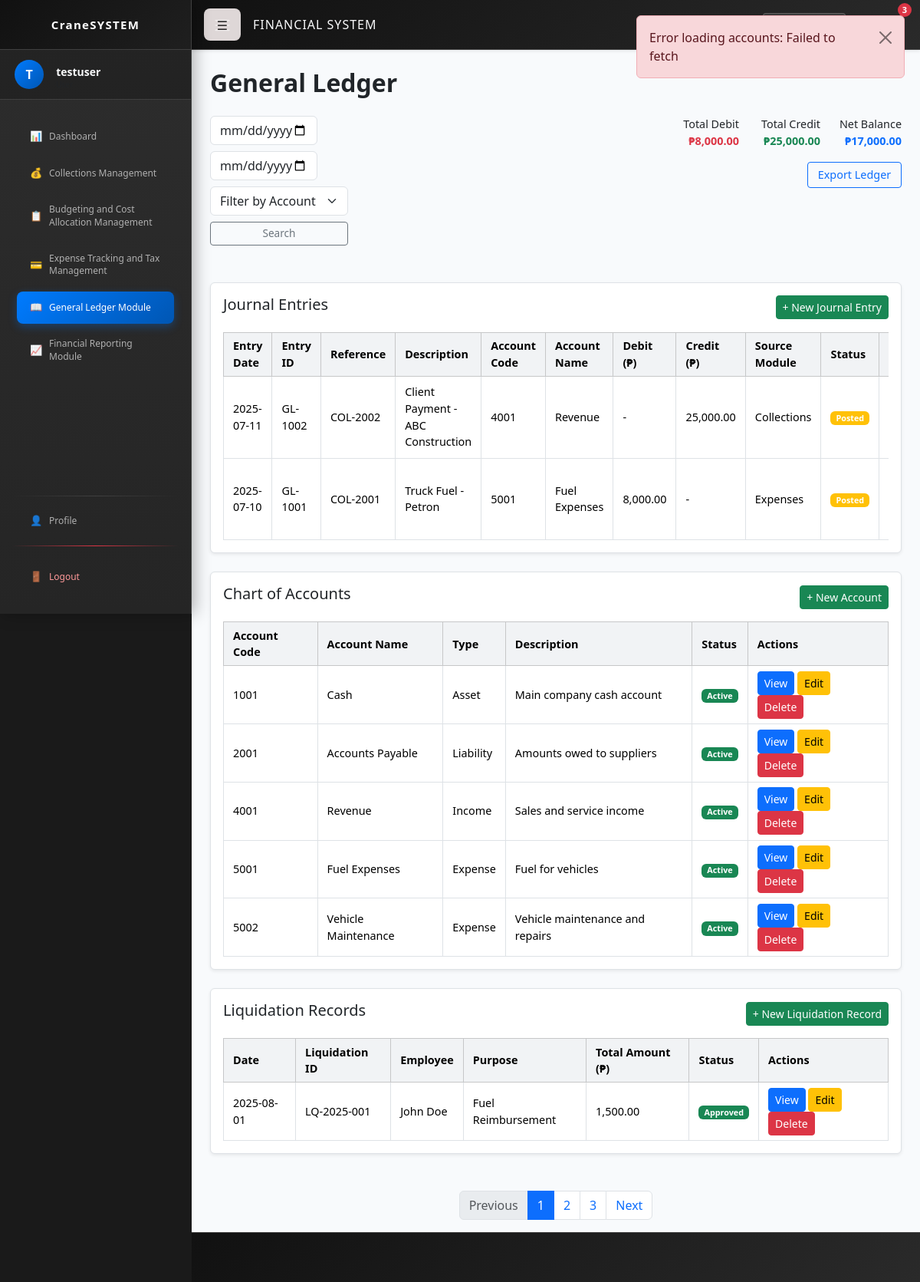
The page /financial_ledger.php (signed in) on the database its author committed.
### tables this page shows
CREATE TABLE `journal_entries` (
  `id` int(11) NOT NULL,
  `entry_id` varchar(20) NOT NULL,
  `date` date NOT NULL,
  `account_code` varchar(10) NOT NULL,
  `debit` decimal(15,2) DEFAULT 0.00,
  `credit` decimal(15,2) DEFAULT 0.00,
  `description` text NOT NULL,
  `reference` varchar(50) DEFAULT NULL,
  `source_module` varchar(50) DEFAULT NULL,
  `approved_by` varchar(100) DEFAULT NULL,
  `status` enum('Draft','Posted','Cancelled') DEFAULT 'Posted',
  `created_at` timestamp NOT NULL DEFAULT current_timestamp(),
  `updated_at` timestamp NOT NULL DEFAULT current_timestamp() ON UPDATE current_timestamp()
);

CREATE TABLE `chart_of_accounts` (
  `id` int(11) NOT NULL,
  `account_code` varchar(10) NOT NULL,
  `account_name` varchar(100) NOT NULL,
  `account_type` enum('Asset','Liability','Equity','Income','Expense') NOT NULL,
  `description` text DEFAULT NULL,
  `status` enum('Active','Inactive') DEFAULT 'Active',
  `created_at` timestamp NOT NULL DEFAULT current_timestamp(),
  `updated_at` timestamp NOT NULL DEFAULT current_timestamp() ON UPDATE current_timestamp()
);

CREATE TABLE `liquidation_records` (
  `id` int(11) NOT NULL,
  `liquidation_id` varchar(20) NOT NULL,
  `date` date NOT NULL,
  `employee` varchar(100) NOT NULL,
  `purpose` text NOT NULL,
  `total_amount` decimal(15,2) NOT NULL,
  `status` enum('Pending','Approved','Rejected') DEFAULT 'Pending',
  `created_at` timestamp NOT NULL DEFAULT current_timestamp(),
  `updated_at` timestamp NOT NULL DEFAULT current_timestamp() ON UPDATE current_timestamp()
);

### ledger_functions.php (called while the page is built, shortened)
<?php
require_once 'db.php';
function getJournalEntries($fromDate = null, $toDate = null, $accountCode = null, $limit = 50, $offset = 0) {
    global $conn;
    $sql = "SELECT je.*, coa.account_name
            FROM journal_entries je
            JOIN chart_of_accounts coa ON je.account_code = coa.account_code
            WHERE 1=1";
    $params = [];
    $types = "";
    $sql .= " ORDER BY je.date DESC, je.id DESC LIMIT ? OFFSET ?";
    $params[] = $limit;
    $params[] = $offset;
    $types .= "ii";
    $stmt = $conn->prepare($sql);
    if ($types) {
        $stmt->bind_param($types, ...$params);
    }
    $stmt->execute();
    $result = $stmt->get_result();
    return $result->fetch_all(MYSQLI_ASSOC);
}
function getChartOfAccounts() {
    global $conn;
    $sql = "SELECT * FROM chart_of_accounts WHERE status = 'Active' ORDER BY account_code";
    $result = $conn->query($sql);
    return $result->fetch_all(MYSQLI_ASSOC);
}
function getLiquidationRecords($limit = 50, $offset = 0) {
    global $conn;
    $sql = "SELECT * FROM liquidation_records ORDER BY date DESC, id DESC LIMIT ? OFFSET ?";
    $stmt = $conn->prepare($sql);
    $stmt->bind_param("ii", $limit, $offset);
    $stmt->execute();
    $result = $stmt->get_result();
    return $result->fetch_all(MYSQLI_ASSOC);
}
function getLedgerSummary($fromDate = null, $toDate = null) {
    global $conn;
    $sql = "SELECT
                SUM(debit) as total_debit,
                SUM(credit) as total_credit,
                (SUM(credit) - SUM(debit)) as net_balance
            FROM journal_entries
            WHERE 1=1";
    $types = "";
    $stmt = $conn->prepare($sql);
    $stmt->execute();
    $result = $stmt->get_result();
    return $result->fetch_assoc();
}
function calculateRunningBalance($entries) {
    $runningBalance = 0;
    foreach ($entries as &$entry) {
        $runningBalance += ($entry['credit'] - $entry['debit']);
    }
    return $entries;
}
function formatCurrency($amount) {
    return number_format($amount, 2);
}
?>

### financial_ledger.php (the view, shortened to what this page needs)
<?php
require_once 'ledger_functions.php';
$fromDate = $_GET['from_date'] ?? '';
$toDate = $_GET['to_date'] ?? '';
$accountCode = $_GET['account_code'] ?? '';
$entries = getJournalEntries($fromDate, $toDate, $accountCode);
$entries = calculateRunningBalance($entries);
$summary = getLedgerSummary($fromDate, $toDate);
$accounts = getChartOfAccounts();
$liquidations = getLiquidationRecords();
?>
<!DOCTYPE html>
<html lang="en">
<head>
  <link href="https://cdn.jsdelivr.net/npm/bootstrap@5.3.3/dist/css/bootstrap.min.css" rel="stylesheet" />
  <link rel="stylesheet" href="css/style.css" />
</head>
<body>
<?php include 'sidebar_navbar.php'; ?>
<div class="main-content">
  <div class="container-fluid mt-4 px-4">
    <h2 class="fw-bold mb-4">General Ledger</h2>
    <div class="d-flex justify-content-between align-items-start mb-3 flex-wrap gap-3">
      <form method="GET" class="d-flex flex-column gap-2" style="max-width: 250px;">
        <input type="date" name="from_date" value="<?= htmlspecialchars($fromDate) ?>" class="form-control date-input" placeholder="From Date" />
        <input type="date" name="to_date" value="<?= htmlspecialchars($toDate) ?>" class="form-control date-input" placeholder="To Date" />
        <select name="account_code" class="form-select filter-account">
          <option value="">Filter by Account</option>
        </select>
        <button type="submit" class="btn btn-outline-secondary btn-sm">Search</button>
      </form>
      <div class="d-flex flex-column align-items-end gap-2 summary-actions">
        <div class="d-flex gap-3 mb-2 ledger-summary-small">
          <div class="text-end">
            <div>Total Debit</div>
            <div class="text-danger fw-bold">₱<?= formatCurrency($summary['total_debit'] ?? 0) ?></div>
          </div>
          <div class="text-end">
            <div>Total Credit</div>
            <div class="text-success fw-bold">₱<?= formatCurrency($summary['total_credit'] ?? 0) ?></div>
          </div>
          <div class="text-end">
            <div>Net Balance</div>
            <div class="text-primary fw-bold">₱<?= formatCurrency($summary['net_balance'] ?? 0) ?></div>
          </div>
        </div>
        <div class="d-flex gap-2">
          <button class="btn btn-outline-primary btn-sm">Export Ledger</button>
        </div>
      </div>
    </div>
    <div class="row mt-5">
      <div class="col-12 mb-4">
        <div class="p-3 bg-white border rounded shadow-sm">
          <div class="d-flex justify-content-between align-items-center mb-3">
            <h5>Journal Entries</h5>
            <button class="btn btn-success btn-sm" data-bs-toggle="modal" data-bs-target="#addJournalEntryModal">
              + New Journal Entry
            </button>
          </div>
          <div class="table-responsive">
            <table class="table table-bordered table-hover align-middle table-sm mb-0">
              <thead class="table-light">
                <tr>
                  <th>Entry Date</th>
                  <th>Entry ID</th>
                  <th>Reference</th>
                  <th>Description</th>
                  <th>Account Code</th>
                  <th>Account Name</th>
                  <th>Debit (₱)</th>
                  <th>Credit (₱)</th>
                  <th>Source Module</th>
                  <th>Status</th>
                  <th>Actions</th>
                </tr>
              </thead>
              <tbody>
                <?php foreach ($entries as $entry): ?>
                <tr data-journal-id="<?= $entry['id'] ?>">
                  <td><?= $entry['date'] ?></td>
                  <td><?= htmlspecialchars($entry['entry_id']) ?></td>
                  <td><?= htmlspecialchars($entry['reference']) ?></td>
                  <td><?= htmlspecialchars($entry['description']) ?></td>
                  <td><?= $entry['account_code'] ?></td>
                  <td><?= htmlspecialchars($entry['account_name']) ?></td>
                  <td><?= $entry['debit'] > 0 ? formatCurrency($entry['debit']) : '-' ?></td>
                  <td><?= $entry['credit'] > 0 ? formatCurrency($entry['credit']) : '-' ?></td>
                  <td><?= htmlspecialchars($entry['source_module']) ?></td>
                  <td>
                    <span class="badge <?= isset($entry['status']) ? ($entry['status'] === 'Approved' ? 'bg-success' : ($entry['status'] === 'Rejected' ? 'bg-danger' : 'bg-warning')) : 'bg-info' ?>">
                      <?= $entry['status'] ?? 'Pending' ?>
                    </span>
                  </td>
                  <td>
                  </td>
                </tr>
                <?php endforeach; ?>
              </tbody>
            </table>
          </div>
        </div>
      </div>
      <div class="col-12 mb-4">
        <div class="p-3 bg-white border rounded shadow-sm">
          <div class="d-flex justify-content-between align-items-center mb-3">
            <h5>Chart of Accounts</h5>
            <button class="btn btn-success btn-sm" data-bs-toggle="modal" data-bs-target="#addAccountModal">
              + New Account
            </button>
          </div>
          <div class="table-responsive">
            <table class="table table-bordered table-hover align-middle table-sm mb-0">
              <thead class="table-light">
                <tr>
                  <th>Account Code</th>
                  <th>Account Name</th>
                  <th>Type</th>
                  <th>Description</th>
                  <th>Status</th>
                  <th>Actions</th>
                </tr>
              </thead>
              <tbody>
                <?php foreach ($accounts as $account): ?>
                <tr data-account-id="<?= $account['id'] ?? $account['account_code'] ?>">
                  <td><?= $account['account_code'] ?></td>
                  <td><?= htmlspecialchars($account['account_name']) ?></td>
                  <td><?= $account['account_type'] ?></td>
                  <td><?= htmlspecialchars($account['description']) ?></td>
                  <td>
                    <span class="badge <?= $account['status'] === 'Active' ? 'bg-success' : 'bg-secondary' ?>">
                      <?= $account['status'] ?>
                    </span>
                  </td>
                  <td>
                    <button class="btn btn-sm btn-primary view-account-btn" data-bs-toggle="modal" data-bs-target="#viewAccountModal" data-code="<?= $account['account_code'] ?>">View</button>
                    <button class="btn btn-sm btn-warning edit-account-btn" data-code="<?= $account['account_code'] ?>">Edit</button>
                    <button class="btn btn-sm btn-danger delete-account-btn" data-code="<?= $account['account_code'] ?>">Delete</button>
                  </td>
                </tr>
                <?php endforeach; ?>
              </tbody>
            </table>
          </div>
        </div>
      </div>
      <div class="col-12 mb-4">
        <div class="p-3 bg-white border rounded shadow-sm">
          <div class="d-flex justify-content-between align-items-center mb-3">
            <h5>Liquidation Records</h5>
            <button class="btn btn-success btn-sm" data-bs-toggle="modal" data-bs-target="#addLiquidationModal">
              + New Liquidation Record
            </button>
          </div>
          <div class="table-responsive">
            <table class="table table-bordered table-hover align-middle table-sm mb-0">
              <thead class="table-light">
                <tr>
                  <th>Date</th>
                  <th>Liquidation ID</th>
                  <th>Employee</th>
                  <th>Purpose</th>
                  <th>Total Amount (₱)</th>
                  <th>Status</th>
                  <th>Actions</th>
                </tr>
              </thead>
              <tbody>
                <?php foreach ($liquidations as $liquidation): ?>
                <tr data-liq-id="<?= $liquidation['id'] ?>">
                  <td><?= $liquidation['date'] ?></td>
                  <td><?= htmlspecialchars($liquidation['liquidation_id']) ?></td>
                  <td><?= htmlspecialchars($liquidation['employee']) ?></td>
                  <td><?= htmlspecialchars($liquidation['purpose']) ?></td>
                  <td><?= formatCurrency($liquidation['total_amount']) ?></td>
                  <td>
                    <span class="badge <?= $liquidation['status'] === 'Approved' ? 'bg-success' : ($liquidation['status'] === 'Rejected' ? 'bg-danger' : 'bg-warning') ?>">
                      <?= $liquidation['status'] ?>
                    </span>
                  </td>
                  <td>
                    <button class="btn btn-sm btn-primary view-liquidation-btn" data-bs-toggle="modal" data-bs-target="#viewLiquidationModal" data-id="<?= $liquidation['id'] ?>">View</button>
                    <button class="btn btn-sm btn-warning edit-liquidation-btn" data-id="<?= $liquidation['id'] ?>">Edit</button>
                    <button class="btn btn-sm btn-danger delete-liquidation-btn" data-id="<?= $liquidation['id'] ?>">Delete</button>
                  </td>
                </tr>
                <?php endforeach; ?>
              </tbody>
            </table>
          </div>
        </div>
      </div>
    </div>
    <nav class="mt-4" aria-label="Ledger pagination">
      <ul class="pagination justify-content-center">
        <li class="page-item disabled"><a class="page-link">Previous</a></li>
        <li class="page-item active"><a class="page-link">1</a></li>
        <li class="page-item"><a class="page-link">2</a></li>
        <li class="page-item"><a class="page-link">3</a></li>
        <li class="page-item"><a class="page-link">Next</a></li>
      </ul>
    </nav>
  </div>
</div>
</body>
</html>

### css/style.css (style rules this page uses)
body { background-color: #f8fafc; font-family: 'Segoe UI', sans-serif; margin: 0; padding: 0; }
.main-content { margin-left: 250px; padding-top: 85px; transition: margin-left 0.3s ease; }
.date-input { max-width: 140px; }
.filter-account { max-width: 180px; }
.btn-outline-secondary.btn-sm { padding: 0.25rem 0.6rem; font-size: 0.85rem; }
.ledger-summary-small > div { min-width: 90px; font-size: 0.9rem; }
.table-responsive > table.table { font-size: 0.9rem; }
.table-responsive > table.table thead th, .table-responsive > table.table tbody td { padding: 0.4rem 0.75rem; }
.table > thead > tr > th, .table > tbody > tr > td { vertical-align: middle; padding: 0.5rem 0.75rem; }
.summary-actions button { font-size: 0.9rem; padding: 0.35rem 0.8rem; }
.table th { background-color: #f1f3f5; }
.table td, .table th { vertical-align: middle; }

### sidebar_navbar.php (style rules this page uses)
:root { --dark-bg: #1a1a1a; --darker-bg: #111111; --sidebar-bg: #2d2d2d; --sidebar-hover: #3d3d3d; --text-light: #ffffff; --text-muted: #b0b0b0; --accent-color: #007bff; --accent-hover: #0056b3; --border-color: #404040; --navbar-height: 65px; }
body { background-color: var(--dark-bg) !important; }
.main-content { margin-left: 250px; padding-top: 65px; padding-bottom: 65px; transition: margin-left 0.3s ease; background-color: #f8fafc !important; min-height: 100vh; box-sizing: border-box; }

### rows shown on the page
journal_entries: date "2025-07-11", entry "GL-1002", reference "COL-2002", description "Client Payment - ABC Construction", account_code "4001", chart_of_accounts.account_name "Revenue", credit "25,000.00", source_module "Collections", status "Posted"
journal_entries: date "2025-07-10", entry "GL-1001", reference "COL-2001", description "Truck Fuel - Petron", account_code "5001", chart_of_accounts.account_name "Fuel Expenses", debit "8,000.00", source_module "Expenses", status "Posted"
chart_of_accounts: account_code "1001", account_name "Cash", account_type "Asset", description "Main company cash account", status "Active"
chart_of_accounts: account_code "2001", account_name "Accounts Payable", account_type "Liability", description "Amounts owed to suppliers", status "Active"
chart_of_accounts: account_code "4001", account_name "Revenue", account_type "Income", description "Sales and service income", status "Active"
chart_of_accounts: account_code "5001", account_name "Fuel Expenses", account_type "Expense", description "Fuel for vehicles", status "Active"
chart_of_accounts: account_code "5002", account_name "Vehicle Maintenance", account_type "Expense", description "Vehicle maintenance and repairs", status "Active"
liquidation_records: date "2025-08-01", liquidation "LQ-2025-001", employee "John Doe", purpose "Fuel Reimbursement", total_amount "1,500.00", status "Approved"

### other values the page prints
$profile_initial "T"
$username "testuser"
formatCurrency($summary['total_debit'] ?? 0) "8,000.00"
formatCurrency($summary['total_credit'] ?? 0) "25,000.00"
formatCurrency($summary['net_balance'] ?? 0) "17,000.00"
